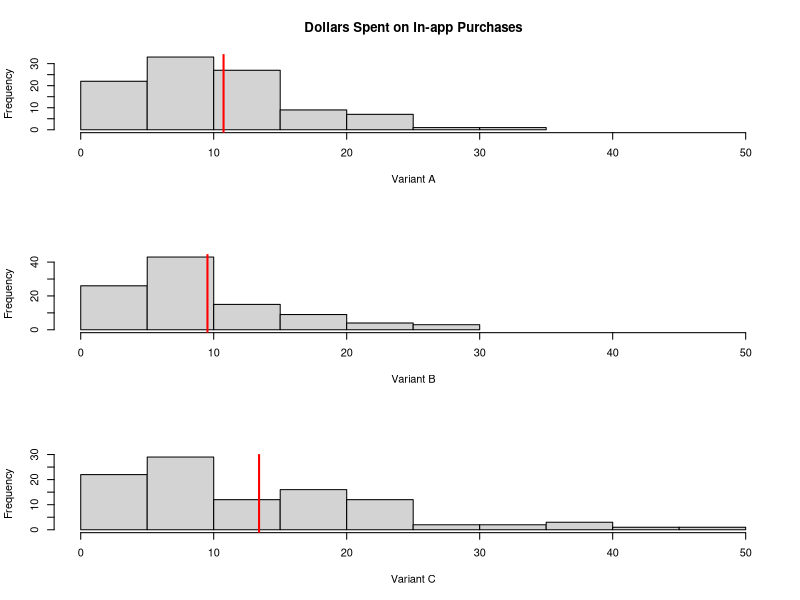
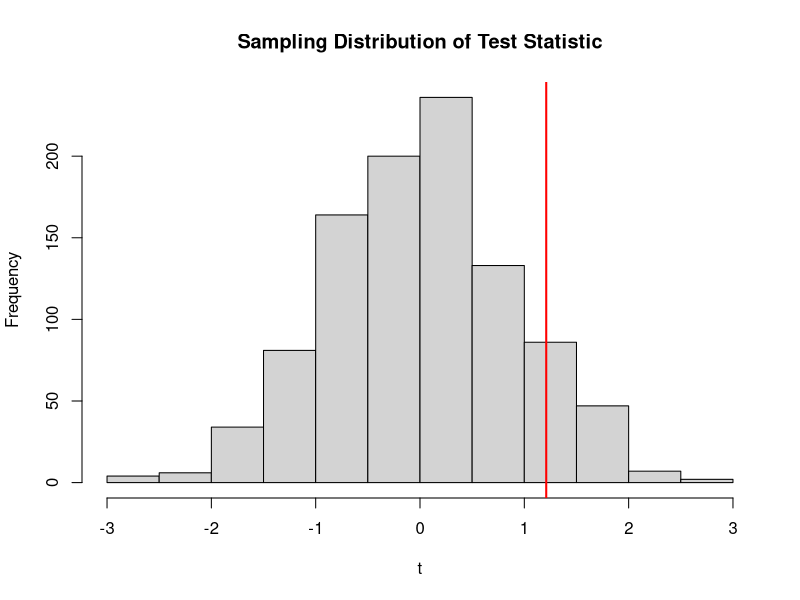
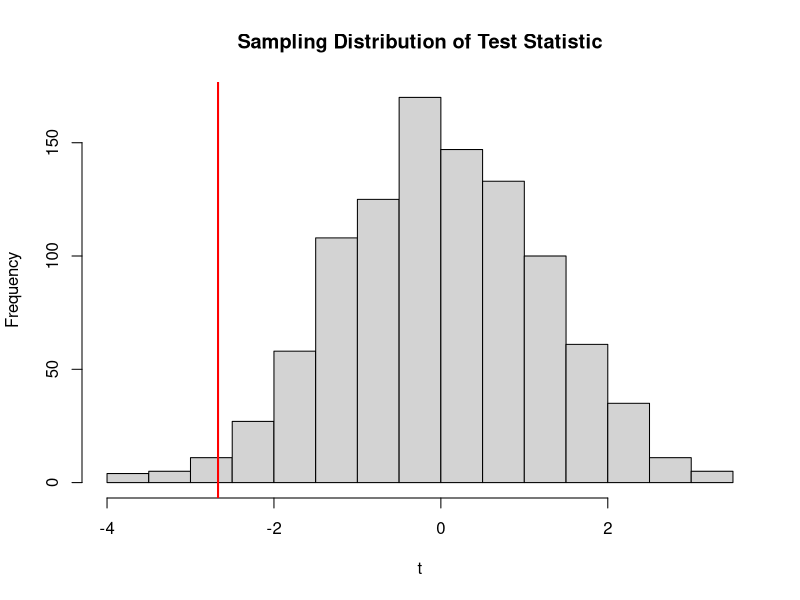

These charts were generated, in order, by the following R code:
setwd(dir = "/Users/ntstevens/Dropbox/Teaching/MSAN_631/2017/Lectures/")

data <- read.csv(file = "tripeaks.csv", header = T)
A <- data$A
B <- data$B
C <- data$C
n <- length(A)
par(mfrow=c(3,1))
xmin <- min(min(A), min(B), min(C))
xmax <- max(max(A), max(B), max(C))
hist(A, xlim = c(xmin, xmax), main = "Dollars Spent on In-app Purchases", xlab = "Variant A")
abline(v = mean(A), col = "red", lwd = 2)
hist(B, xlim = c(xmin, xmax), main = "", xlab = "Variant B")
abline(v = mean(B), col = "red", lwd = 2)
hist(C, xlim = c(xmin, xmax), main = "", xlab = "Variant C")
abline(v = mean(C), col = "red", lwd = 2)


## Compare Variants A and B
comb <- c(A,B)
t.dist <- rep(0, n)
Nsim <- 1000
for(i in 1:Nsim){
  resamp <- sample(comb, size = length(comb), replace = FALSE)
  t.dist[i] <- mean(resamp[1:n]) - mean(resamp[(n+1):(2*n)])
}
par(mfrow = c(1,1))
hist(t.dist, main = "Sampling Distribution of Test Statistic", xlab = "t")
t <- mean(A)-mean(B)
abline(v = t, col = "red", lwd = 2)
p.value = sum(t.dist <= t) / Nsim
p.value

## Compare Variants A and C
comb <- c(A,C)
t.dist <- rep(0, n)
Nsim <- 1000
for(i in 1:Nsim){
  resamp <- sample(comb, size = length(comb), replace = FALSE)
  t.dist[i] <- mean(resamp[1:n]) - mean(resamp[(n+1):(2*n)])
}
par(mfrow = c(1,1))
hist(t.dist, main = "Sampling Distribution of Test Statistic", xlab = "t")
t <- mean(A)-mean(C)
abline(v = t, col = "red", lwd = 2)
p.value = sum(t.dist <= t) / Nsim
p.value
